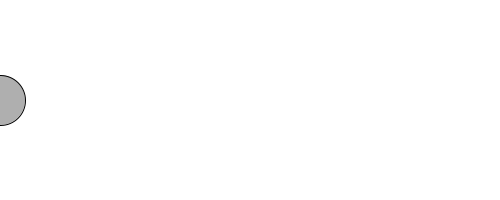
Frame 1 (no input)
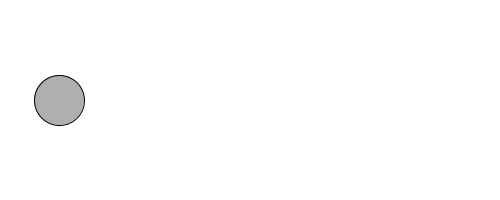
Frame 60 (the mouse pressed at the canvas centre just before this capture)
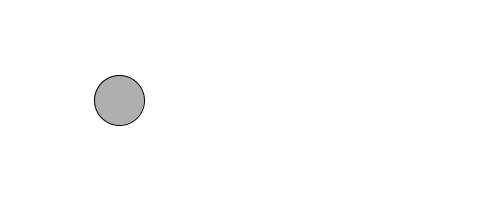
Frame 120 (the mouse held since frame 60 and released just before this capture)

The Processing sketch that drew these frames (run headless with seeded random() and noise(); from frame 60 on, the mouse is pressed at the canvas centre):

// Processing sketch: sketch_5_incrementation
// ── sketch_5_incrementation.pde
//Amanda Agricola
//variable, assignment operations

//Variables must have a type and a name 
//Once you declare a variable, then you can assign it a value by setting it equal to something
int circleX = 0;
int circleY = 100;

   void setup() {
     size(500, 200);
} 
    void draw() {
     background(255);
     stroke(0);
     fill(175);
     // ++ -- Are used to increment or decrement a number stored in a variable by 1 each time draw() loops
     ellipse(circleX++, circleY, 50, 50);
     //circle ++ could also be written as the below assigment operation 
     //circleX = circleX + 1;

     //+= -=  *= /= Are used when a number other than 1 is needed (though it also works with 1)
     //circleY -= 2 ;
}
